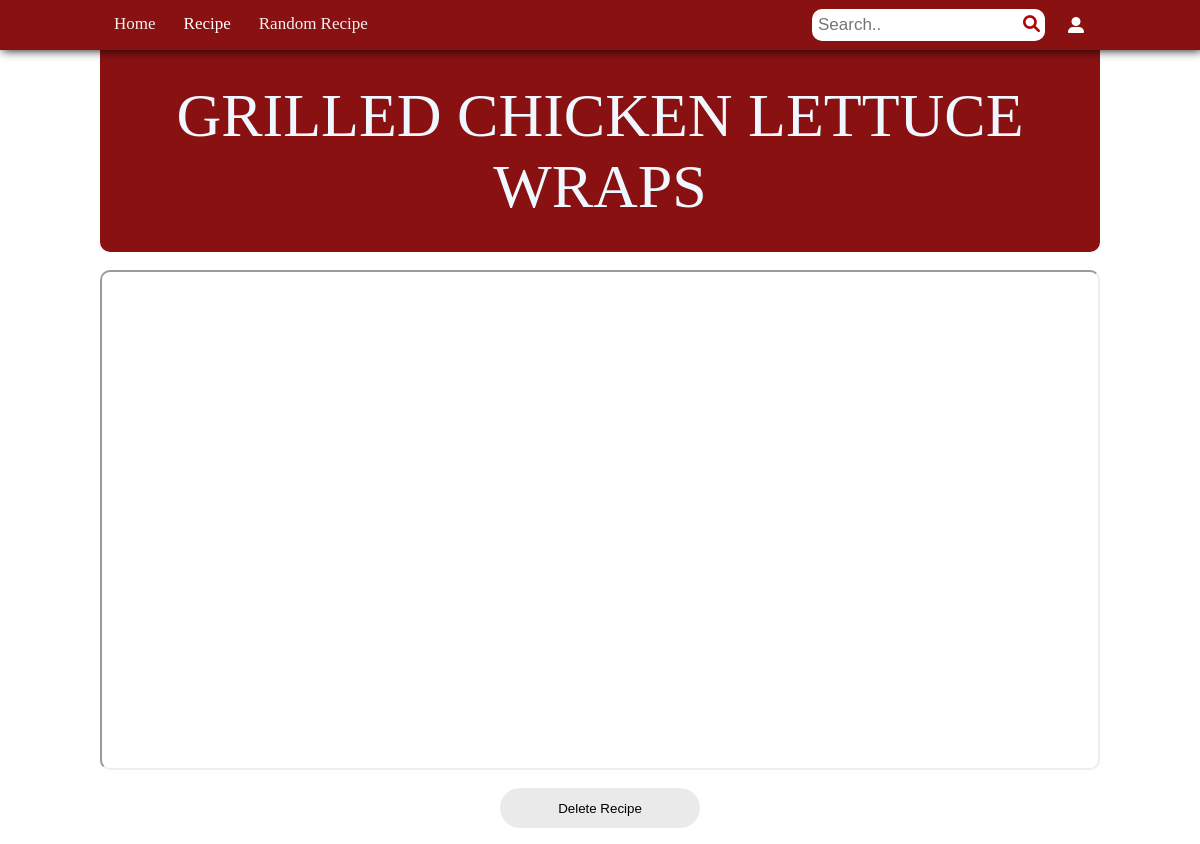
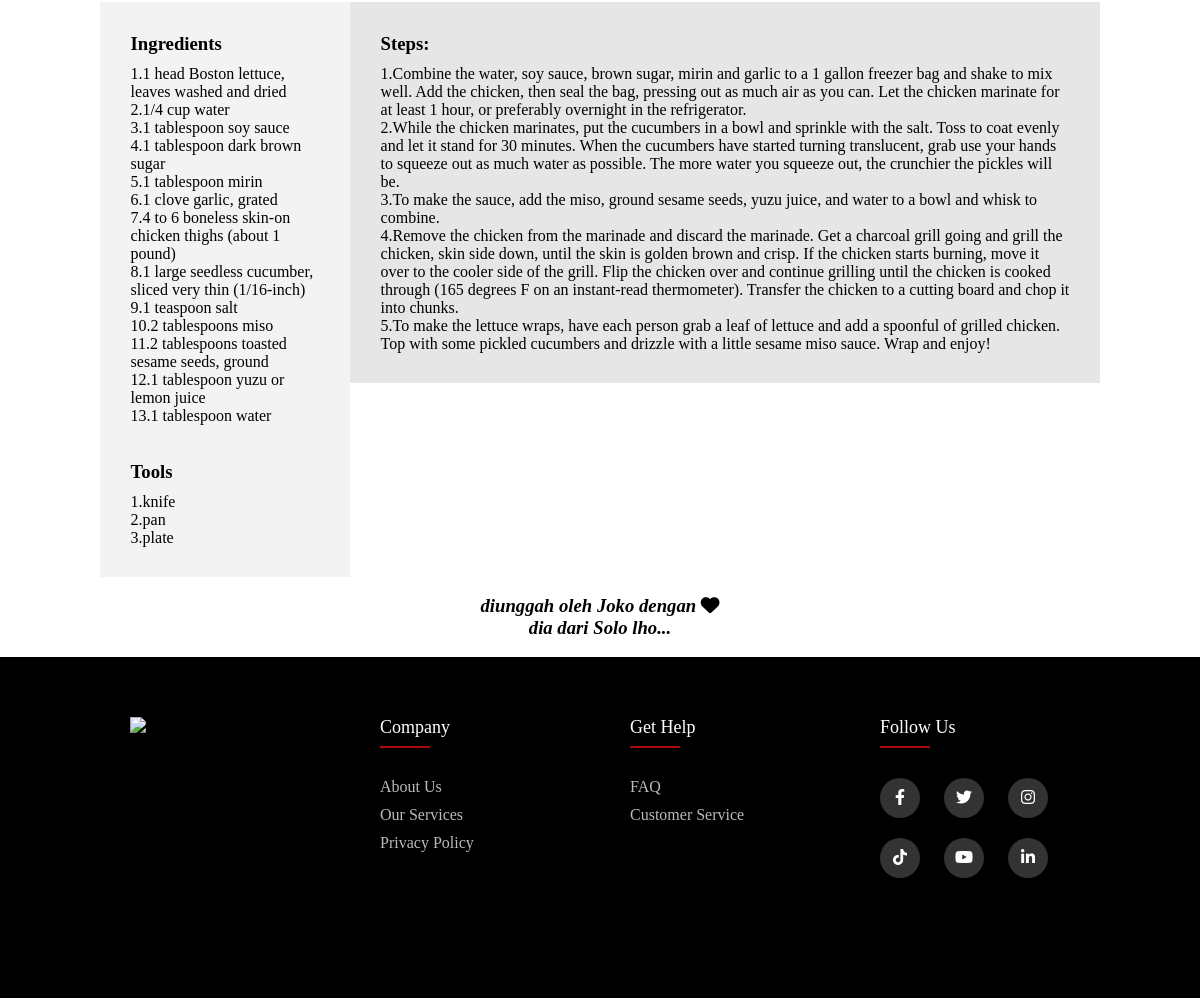
The page /recipe.php?resepid=23 (signed in) on the database its author committed (2 pictures, top to bottom).
### tables this page shows
CREATE TABLE `recipe` (
  `recipe_id` int(11) NOT NULL,
  `User_id` int(11) NOT NULL,
  `nama_resep` varchar(255) NOT NULL,
  `link_video` varchar(255) NOT NULL,
  `steps` longtext NOT NULL,
  `alat` longtext NOT NULL,
  `bahan` longtext NOT NULL,
  `link_photo` varchar(255) NOT NULL
);

CREATE TABLE `user_detail` (
  `Userdetail_id` int(11) NOT NULL,
  `User_id` int(11) NOT NULL,
  `nama` varchar(255) NOT NULL,
  `email` varchar(255) NOT NULL,
  `kota` varchar(255) NOT NULL,
  `link_pp` varchar(255) NOT NULL
);

### recipe.php (the view, shortened to what this page needs)
<?php
    $id=$_GET['resepid'];
    include 'config.php';
    $sql = "SELECT * FROM recipe WHERE recipe_id=$id";
    $result = mysqli_query($mysqli,$sql);
    $row = mysqli_fetch_assoc($result);
    $nama = $row['nama_resep'];
    $step = $row['steps'];
    $video = "https://www.youtube.com/embed/";
    $video .= substr($row['link_video'],17, 11);
    $video .= "?&autoplay=1&mute=1&loop=1";
    $alat = $row['alat'];
    $bahan = $row['bahan'];
    $idi=$row['User_id'];
    if(isset($_SESSION['email']) &&  isset($_SESSION['User_id'])) {
        $id_user=$_SESSION['User_id'];
    }
?>
<!DOCTYPE html>
<html lang="en">
<head>
    <link rel="stylesheet" href="style-recipe.css">
    <link rel="stylesheet" href="style-navbar.css">
    <link rel="stylesheet" href="https://cdnjs.cloudflare.com/ajax/libs/font-awesome/6.0.0-beta2/css/all.min.css" />
</head>
<body>
    <div class = "size-topnav">
        <div class = "topnav" >
            <a href = "index.php"><div-a>Home</div-a></a>
            <div-a class = "dropdown"><a  href = "allrecipe.php">Recipe</a>
            </div-a>
            <?php
                include 'config.php';
                $sql = "SELECT * FROM recipe ORDER BY RAND() limit 1";
                $result = mysqli_query($mysqli,$sql);
                $row = mysqli_fetch_assoc($result);
                $resep_id = $row['recipe_id'];
                echo "<a href = 'recipe.php?resepid=$resep_id'>";
                echo "<div-a >Random Recipe</div-a>";
                echo "</a>";
            ?>
            <div class = "search" >
                <form role="search-role" id="form" method="post">
                    <input type="text" name="input" placeholder="Search..">
                    <button type="submit" id="searchbutton" formaction="search.php">
                        <i class="fa-solid fa-magnifying-glass" ></i>
                    </button>
                </form>
            </div>
            <div class = "user-login">
                <div class="dropdown" ><i class = "fas fa-user-alt"></i>
                </div>
            </div>
        </div>
    </div>
    <main>
        <section class = "header">
            <?php echo "<h1>$nama</h1>";?>
        </section>
        <br>
        <section style="min-width: 1000px;">
            <?php echo "<div id='ab'><iframe src = $video allow='autoplay'></iframe></div>" ?>
        </section>
        <section>
        <form method="post">
            <br>
            <?php
                if(isset($_SESSION['email']) &&  isset($_SESSION['User_id']) ) {
                    if($id_user!=$idi){
                    ?>
            <div class="btn-field">
                <?php
                echo "<button type='submit' name='$form' class='disable' id='$status' formaction='recipe.php?resepid=$id'>Add to favorite</button>";
                ?>
            </div>
            <?php
                    }
                    else
                    {
            ?>
            <div class="btn-field">
                <?php
                echo "<button type='submit' name='Submitdelete' class='disable' formaction='recipe.php?resepid=$id'>Delete Recipe</button>";
                ?>
            </div>
            <?php
                    }
                }
            ?>
        </form>
        </section>
        <section class = "Caramasak">
            <br>
            <div class = "Caramasak-content">
                <div class = "Caramasak-row">
                    <div class="Caramasak-column-alat">
                        <h3>
                            Ingredients
                        </h3>
                            <?php echo nl2br($bahan)?>
                        <br>
                        <br>
                        <h3>
                            Tools
                        </h3>
                            <?php echo nl2br($alat)?>
                    </div>
                    <div class="Caramasak-column-langkah">
                        <h3>
                            Steps:
                        </h3>
                            <?php echo nl2br($step)?>
                    </div>
                </div>
            </div>
        </section>
        <br>
        <section>
        <?php
            $sql = "SELECT * FROM user_detail WHERE User_id=$idi";
            $result = mysqli_query($mysqli,$sql);
            $row = mysqli_fetch_assoc($result);
            if(empty($row['nama'])){
                $namapembuat='rahasia';
                $kotapembuat='kemarin memikirkan kamu';
              }
            else{
                $namapembuat=$row['nama'];
                $kotapembuat=$row['kota'];
            }
            echo "<h3 style='text-align:center; margin:auto;font-style: italic;'> diunggah oleh $namapembuat dengan <i class='fa-solid fa-heart' style='color=#891111'></i> <br> dia dari $kotapembuat lho...</h3><br>"
        ?>
        </section>
    </main>
    <footer class="footer">
        <div class="container">
         <div class="row-below">
            <div class="footer-col">
                <ul>
                    <li><a href="index.php"><img src="https://i.pinimg.com/750x/8b/ff/d3/8bffd3f6b9a2982ce72fd333eac9b877.jpg" style="width: 100;" height="150px"></a></li>
                </ul>
            </div>
           <div class="footer-col">
             <h4>company</h4>
             <ul>
               <li><a href="aboutuspage.php">about us</a></li>
               <li><a href="#">our services</a></li>
               <li><a href="#">privacy policy</a></li>
             </ul>
           </div>
           <div class="footer-col">
             <h4>get help</h4>
             <ul>
               <li><a href="#">FAQ</a></li>
               <li><a href="#">Customer Service</a></li>
             </ul>
           </div>
           <div class="footer-col">
             <h4>follow us</h4>
             <div class="social-links">
               <a href="#"><i class="fab fa-facebook-f"></i></a>
               <a href="#"><i class="fab fa-twitter"></i></a>
               <a href="#"><i class="fab fa-instagram"></i></a>
               <a href="#"><i class="fab fa-tiktok"></i></a>
               <a href="#"><i class="fab fa-youtube"></i></a>
               <a href="#"><i class="fab fa-linkedin-in"></i></a>
             </div>
           </div>
         </div>
        </div>
    </footer>
</body>
</html>

### style-recipe.css (style rules this page uses)
#ab { display : block; overflow : hidden; width:100%; height: 500px; }
iframe { margin:auto; width:100%; height:100%; border-radius: 10px; object-fit: cover; }
.btn-field { top:0; display: flex; justify-content: space-between; }
.btn-field button { position:relative; flex-basis:20%; background:#891111; color:#fff; height:40px; width: 100px; border-radius:20px; border:0; outline:0; cursor:pointer; margin: auto; }
.btn-field button.disable { background: #eaeaea; color: #000000; }
.Caramasak-content { min-width: 100%; margin: auto; justify-content: center; }
.Caramasak-content h3 { padding-bottom: 10px; }
.Caramasak-column-langkah { float: left; width: 750px; height: auto; color: #000000; background-color: #e6e6e6; padding: 2.55vmin; margin: auto; }
.Caramasak-column-alat { float: left; width: 250px; height: auto; color: #000000; background-color: #f3f3f3; padding: 2.55vmin; margin: auto; }
.Caramasak-row { margin: auto; }
.Caramasak-row:after { content: ""; display: table; clear: both; }

### style-navbar.css (style rules this page uses)
html { overflow-x: auto; overflow-y: auto; scroll-behavior: smooth; }
main { position:relative; min-height: 50vh; max-width: 1000px; width:100%; margin: auto; font-family: fontIsi; font-weight: lighter; overflow: visible; }
.header { width: 100%; font-size: 30px; text-transform: uppercase; text-align: center; padding: 30px; background-color: #891111; color: aliceblue; border-bottom-left-radius: 10px; border-bottom-right-radius: 10px; }
.header h1 { font-weight: bolder; font-size: 62px; }
.size-topnav { background-color: #891111; font-family: fontJudul; position: -webkit-sticky; position: sticky; top: 0; z-index: 1; box-shadow: 2px 0 10px black; }
.topnav { margin:auto; text-align: center; background-color: #891111; overflow: visible; position: relative; width:1000px; height: 50px; z-index: 1; }
.topnav div-a { font-family: fontJudul; float: left; color: #f2f2f2; padding: 14px 14px; text-decoration: none; font-size: 17px; height:100%; }
.topnav a { text-decoration-line: none; color: white; }
.topnav .user-login { right:0px; color:white; position: absolute; top: 50%; transform:translatey(-50%); }
.user-login i { padding: 16px 16px; }
.topnav .search button { text-align: left; border-radius: 10px; position:absolute; padding: 5px; border: none; top: 50%; transform:translatey(-50%); font-size: 17px; right: 55px; z-index: 2; background-color: white; color:#ad0808; }
.topnav input[type=text] { text-align: left; border-radius: 10px; position:absolute; padding: 6px; border: none; top: 50%; transform:translatey(-50%); font-size: 17px; right: 55px; }
.dropdown { position: relative; display: inline-block; }
* { margin: 0; padding:0; box-sizing: border-box; }
.container { max-width: 1000px; margin:auto; }
.row-below { align-content: center; display: flex; flex-wrap: wrap; }
ul { list-style: none; }
footer { margin: auto; background-color: rgb(0, 0, 0); padding-top: 60px; padding-bottom: 100px; font-family: fontIsi; }
.footer-col { width: 25%; left: 10px; padding: 0 30px; }
.footer-col h4 { font-size: 18px; color: #ffffff; text-transform: capitalize; margin-bottom: 40px; font-weight: 500; position: relative; }
.footer-col h4::before { content: ''; position: absolute; left:0; bottom: -10px; background-color: #ad0808; height: 2px; box-sizing: border-box; width: 50px; }
.footer-col ul li:not(:last-child) { margin-bottom: 10px; }
.footer-col ul li a { font-size: 16px; text-transform: capitalize; color: #ffffff; text-decoration: none; font-weight: 300; color: #bbbbbb; display: block; transition: all 0.3s ease; }
.footer-col .social-links a { display: inline-block; height: 40px; width: 40px; background-color: rgba(255,255,255,0.2); margin:0 20px 20px 0; text-align: center; line-height: 40px; border-radius: 50%; color: #ffffff; transition: all 0.5s ease; }

### rows shown on the page
recipe: nama_resep "GRILLED CHICKEN LETTUCE WRAPS", bahan "1.1 head Boston lettuce, leaves washed and dried 2.1/4 cup water 3.1 tablespoon soy sauce 4.1 tablespoon dark brown sugar 5.1 tablespoon mirin 6.1 clove garlic, grated 7.4 to 6 boneless skin-on chicken thighs (about 1 pound) 8.1 large seedless cucumber, sliced very thin (1/16-inch) 9.1 teaspoon salt 10.2 tablespoons miso 11.2 tablespoons toasted sesame seeds, ground 12.1 tablespoon yuzu or lemon juice 13.1 tablespoon water", alat "1.knife 2.pan 3.plate", steps "1.Combine the water, soy sauce, brown sugar, mirin and garlic to a 1 gallon freezer bag and shake to mix well. Add the chicken, then seal the bag, pressing out as much air as you can. Let the chicken marinate for at least 1 hour, or preferably overnight in the refrigerator. 2.While the chicken marinates, put the cucumbers in a bowl and sprinkle with the salt. Toss to coat evenly and let it stand for 30 minutes. When the cucumbers have started turning translucent, grab use your hands to squeeze out as much water as possible. The more water you squeeze out, the crunchier the pickles will be. 3.To make the sauce, add the miso, ground sesame seeds, yuzu juice, and water to a bowl and whisk to…"
user_detail: nama "Joko", kota "Solo"
